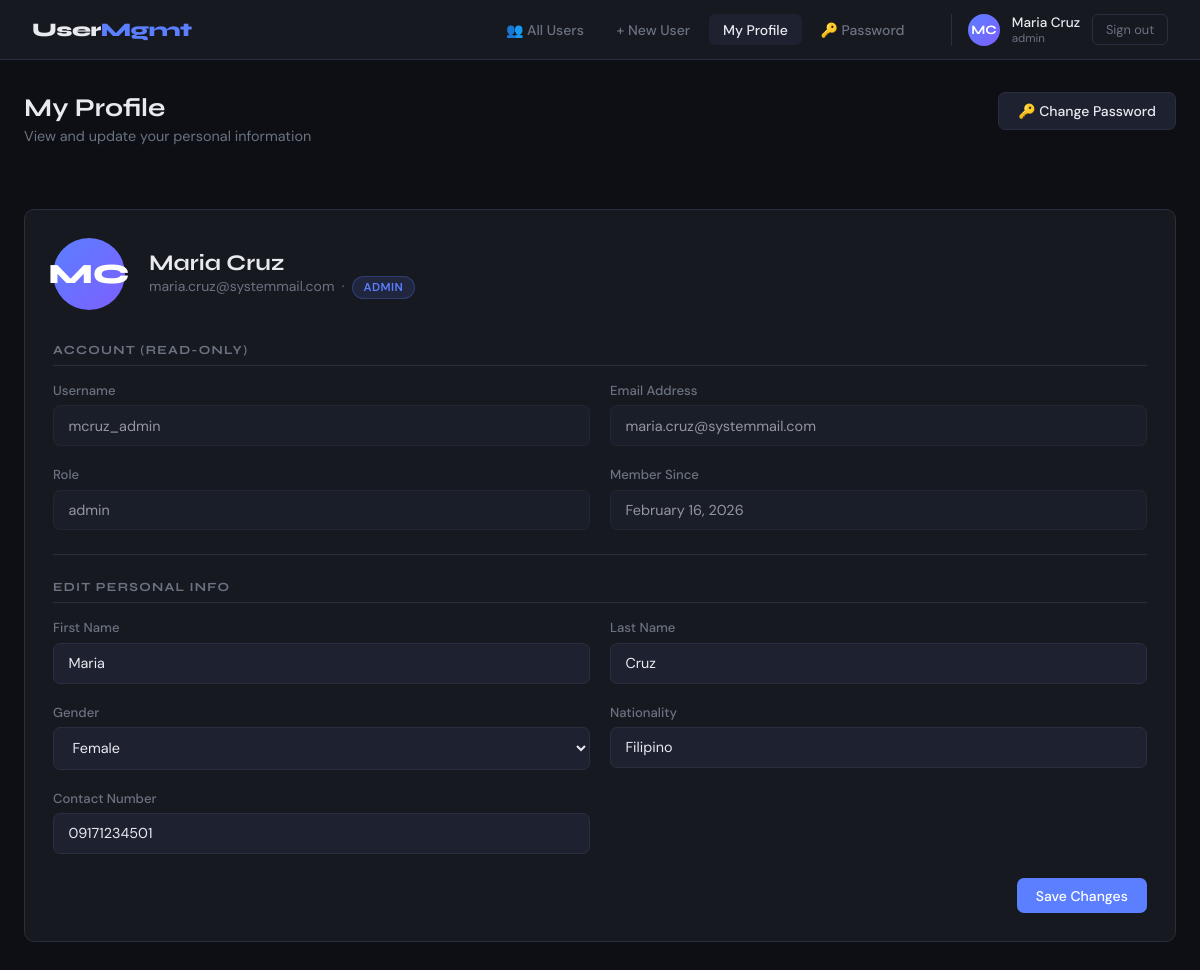
The app's page /profile.php (signed in) with its own data.
### tables this page shows
CREATE TABLE `users` (
  `id` int(11) NOT NULL,
  `username` varchar(50) NOT NULL,
  `email` varchar(120) NOT NULL,
  `password_hash` varchar(255) NOT NULL,
  `role` enum('admin','user') NOT NULL DEFAULT 'user',
  `firstname` varchar(60) NOT NULL,
  `lastname` varchar(60) NOT NULL,
  `gender` enum('male','female','other') DEFAULT 'other',
  `nationality` varchar(80) DEFAULT NULL,
  `contact_number` varchar(30) DEFAULT NULL,
  `created_at` timestamp NOT NULL DEFAULT current_timestamp()
);

### components/auth.php (called while the page is built, shortened)
<?php
function h(mixed $value): string {
    return htmlspecialchars((string)$value, ENT_QUOTES, 'UTF-8');
}

### public/profile.php (the view, shortened to what this page needs)
<?php
require_once '../components/auth.php';
require_once '../components/layout.php';
$pdo = getPDO();
$id  = currentUserId();
$stmt = $pdo->prepare("SELECT * FROM users WHERE id = ?");
$stmt->execute([$id]);
$user = $stmt->fetch();
?>
<div class="container">
  <div class="page-header">
    <div>
      <div class="page-title">My Profile</div>
      <div class="page-sub">View and update your personal information</div>
    </div>
    <a href="change_password.php" class="btn btn-ghost">🔑 Change Password</a>
  </div>
  <div class="card" style="margin-bottom:1.5rem">
    <div class="profile-header">
      <div class="profile-avatar">
        <?= strtoupper(substr($user['firstname'] ?? 'U', 0, 1) . substr($user['lastname'] ?? '', 0, 1)) ?>
      </div>
      <div class="profile-info">
        <h2><?= h(($user['firstname'] ?? '') . ' ' . ($user['lastname'] ?? '')) ?></h2>
        <p><?= h($user['email']) ?> &nbsp;·&nbsp; <span class="badge badge-<?= h($user['role']) ?>"><?= h($user['role']) ?></span></p>
      </div>
    </div>
    <div class="section-label">Account (Read-only)</div>
    <div class="form-grid" style="margin-bottom:1.5rem">
      <div class="form-group">
        <label>Username</label>
        <input type="text" value="<?= h($user['username']) ?>" readonly>
      </div>
      <div class="form-group">
        <label>Email Address</label>
        <input type="text" value="<?= h($user['email']) ?>" readonly>
      </div>
      <div class="form-group">
        <label>Role</label>
        <input type="text" value="<?= h($user['role']) ?>" readonly>
      </div>
      <div class="form-group">
        <label>Member Since</label>
        <input type="text" value="<?= h(date('F d, Y', strtotime($user['created_at']))) ?>" readonly>
      </div>
    </div>
    <hr>
    <div class="section-label" style="margin-top:1.5rem">Edit Personal Info</div>
    <form method="post" action="">
      <div class="form-grid">
        <div class="form-group">
          <label for="firstname">First Name</label>
          <input type="text" id="firstname" name="firstname" value="<?= h($user['firstname'] ?? '') ?>" placeholder="Your first name">
        </div>
        <div class="form-group">
          <label for="lastname">Last Name</label>
          <input type="text" id="lastname" name="lastname" value="<?= h($user['lastname'] ?? '') ?>" placeholder="Your last name">
        </div>
        <div class="form-group">
          <label for="gender">Gender</label>
          <select id="gender" name="gender">
            <option value="female" <?= ($user['gender']??'')==='female'?'selected':'' ?>>Female</option>
          </select>
        </div>
        <div class="form-group">
          <label for="nationality">Nationality</label>
          <input type="text" id="nationality" name="nationality" value="<?= h($user['nationality'] ?? '') ?>" placeholder="e.g. Filipino">
        </div>
        <div class="form-group">
          <label for="contact_number">Contact Number</label>
          <input type="text" id="contact_number" name="contact_number" value="<?= h($user['contact_number'] ?? '') ?>" placeholder="e.g. 09171234567">
        </div>
      </div>
      <div style="display:flex;gap:.75rem;justify-content:flex-end;margin-top:1.5rem">
        <button type="submit" class="btn btn-primary">Save Changes</button>
      </div>
    </form>
  </div>
</div>

### components/layout.php (style rules this page uses)
:root { --bg: #0d0f14; --surface: #161920; --surface2: #1e2230; --border: #2a2f3f; --accent: #5b7fff; --accent2: #7c5fff; --success: #22c55e; --danger: #ef4444; --warning: #f59e0b; --text: #e8eaf0; --muted: #6b7280; --radius: 10px; }
*,*::before,*::after { box-sizing:border-box;margin:0;padding:0 }
body { background:var(--bg);color:var(--text);font-family:'DM Sans',sans-serif;min-height:100vh;font-size:15px }
a { color:var(--accent);text-decoration:none }
.container { max-width:1200px;margin:0 auto;padding:2rem 1.5rem }
.page-title { font-family:'Syne',sans-serif;font-weight:700;font-size:1.6rem;margin-bottom:.25rem }
.page-sub { color:var(--muted);font-size:.9rem;margin-bottom:2rem }
.card { background:var(--surface);border:1px solid var(--border);border-radius:var(--radius);padding:1.75rem }
.btn { display:inline-flex;align-items:center;gap:.4rem;padding:.55rem 1.2rem;border-radius:7px;font-size:.875rem;font-weight:500;cursor:pointer;border:none;font-family:'DM Sans',sans-serif;transition:.15s;text-decoration:none }
.btn-primary { background:var(--accent);color:#fff }
.btn-ghost { background:var(--surface2);color:var(--text);border:1px solid var(--border) }
.badge { display:inline-block;padding:.2rem .65rem;border-radius:20px;font-size:.72rem;font-weight:600;letter-spacing:.04em;text-transform:uppercase }
.badge-admin { background:#5b7fff22;color:var(--accent);border:1px solid #5b7fff44 }
.form-grid { display:grid;grid-template-columns:1fr 1fr;gap:1.25rem }
.form-group { display:flex;flex-direction:column;gap:.4rem }
label { font-size:.82rem;font-weight:500;color:var(--muted) }
input,select,textarea { background:var(--surface2);border:1px solid var(--border);color:var(--text);border-radius:7px;padding:.65rem .9rem;font-size:.9rem;font-family:'DM Sans',sans-serif;width:100%;transition:.15s;outline:none }
input[readonly] { opacity:.6;cursor:not-allowed }
select option { background:var(--surface2) }
.page-header { display:flex;align-items:flex-start;justify-content:space-between;margin-bottom:2rem;flex-wrap:wrap;gap:1rem }
hr { border:none;border-top:1px solid var(--border);margin:1.5rem 0 }
.profile-header { display:flex;align-items:center;gap:1.5rem;margin-bottom:2rem }
.profile-avatar { width:72px;height:72px;border-radius:50%;background:linear-gradient(135deg,var(--accent),var(--accent2));display:flex;align-items:center;justify-content:center;font-family:'Syne',sans-serif;font-weight:800;font-size:1.75rem;color:#fff;flex-shrink:0 }
.profile-info h2 { font-family:'Syne',sans-serif;font-size:1.4rem;font-weight:700 }
.profile-info p { color:var(--muted);font-size:.875rem }
.section-label { font-family:'Syne',sans-serif;font-size:.78rem;font-weight:700;text-transform:uppercase;letter-spacing:.1em;color:var(--muted);margin-bottom:1rem;padding-bottom:.5rem;border-bottom:1px solid var(--border) }

### records on screen
users: firstname+lastname "MC", firstname+lastname "Maria Cruz", email "maria.cruz@systemmail.com", role "ADMIN", username "mcruz_admin", role "admin", created_at "February 16, 2026", firstname "Maria", lastname "Cruz", gender "Female", nationality "Filipino", contact_number "09171234501"

### other values on screen
$initials "MC"
$name "Maria Cruz"
$role "admin"
